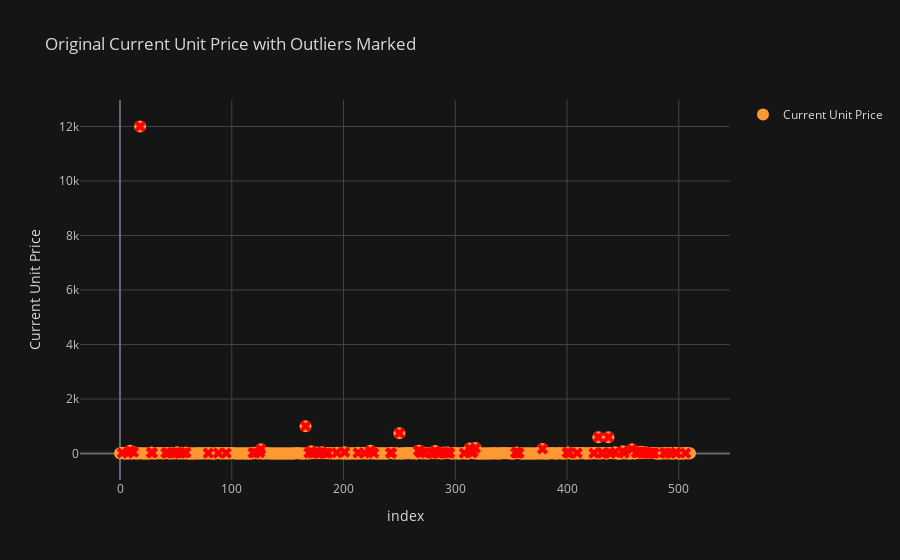
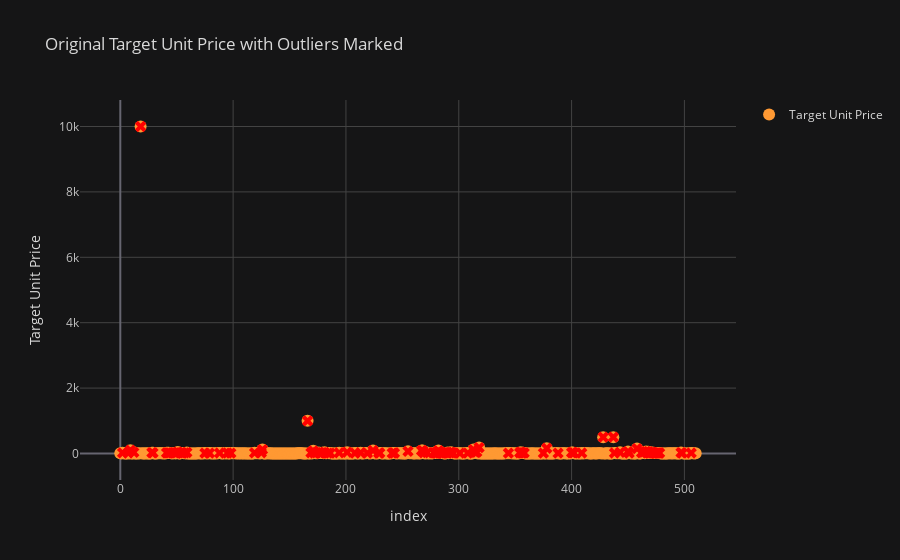

Notebook cell for these charts, in order:
### Code cell
# get dictionary of plots
IQR_plotting_dict_REQUESTS = outlier_plot(data=requests_df,
                                          detected_outlier_vars=IQR_outlier_dict_REQUESTS)
# ...and then plot for visual confirmation
for ky in IQR_plotting_dict_REQUESTS.keys():
    IQR_plotting_dict_REQUESTS[ky].show()

### Figure 1 — Plotly figure (JSON) as saved in the notebook; plotly's stock layout.template omitted (floating-point values rounded to 4 significant figures; data arrays with more than 128 entries replaced by an {"elided": "..."} marker saying what was removed)
{"data": [{"line": {"color": "rgba(255, 153, 51, 1.0)", "dash": "solid", "shape": "linear", "width": 1.3}, "marker": {"size": 12, "symbol": "circle"}, "mode": "markers", "name": "Current Unit Price", "text": "", "type": "scatter", "x": {"elided": "511 int values"}, "y": {"elided": "511 float values"}}, {"marker": {"color": "red", "size": 10, "symbol": "x"}, "mode": "markers", "name": "idx 2", "showlegend": false, "type": "scatter", "x": [2], "y": [25]}, {"marker": {"color": "red", "size": 10, "symbol": "x"}, "mode": "markers", "name": "idx 7", "showlegend": false, "type": "scatter", "x": [7], "y": [14.77]}, {"marker": {"color": "red", "size": 10, "symbol": "x"}, "mode": "markers", "name": "idx 9", "showlegend": false, "type": "scatter", "x": [9], "y": [99]}, {"marker": {"color": "red", "size": 10, "symbol": "x"}, "mode": "markers", "name": "idx 12", "showlegend": false, "type": "scatter", "x": [12], "y": [48]}, {"marker": {"color": "red", "size": 10, "symbol": "x"}, "mode": "markers", "name": "idx 18", "showlegend": false, "type": "scatter", "x": [18], "y": [12000]}, {"marker": {"color": "red", "size": 10, "symbol": "x"}, "mode": "markers", "name": "idx 28", "showlegend": false, "type": "scatter", "x": [28], "y": [35]}, {"marker": {"color": "red", "size": 10, "symbol": "x"}, "mode": "markers", "name": "idx 29", "showlegend": false, "type": "scatter", "x": [29], "y": [21]}, {"marker": {"color": "red", "size": 10, "symbol": "x"}, "mode": "markers", "name": "idx 41", "showlegend": false, "type": "scatter", "x": [41], "y": [20]}, {"marker": {"color": "red", "size": 10, "symbol": "x"}, "mode": "markers", "name": "idx 42", "showlegend": false, "type": "scatter", "x": [42], "y": [20]}, {"marker": {"color": "red", "size": 10, "symbol": "x"}, "mode": "markers", "name": "idx 43", "showlegend": false, "type": "scatter", "x": [43], "y": [20]}, {"marker": {"color": "red", "size": 10, "symbol": "x"}, "mode": "markers", "name": "idx 48", "showlegend": false, "type": "scatter", "x": [48], "y": [16.85]}, {"marker": {"color": "red", "size": 10, "symbol": "x"}, "mode": "markers", "name": "idx 50", "showlegend": false, "type": "scatter", "x": [50], "y": [20.74]}, {"marker": {"color": "red", "size": 10, "symbol": "x"}, "mode": "markers", "name": "idx 51", "showlegend": false, "type": "scatter", "x": [51], "y": [42.94]}, {"marker": {"color": "red", "size": 10, "symbol": "x"}, "mode": "markers", "name": "idx 54", "showlegend": false, "type": "scatter", "x": [54], "y": [16.85]}, {"marker": {"color": "red", "size": 10, "symbol": "x"}, "mode": "markers", "name": "idx 57", "showlegend": false, "type": "scatter", "x": [57], "y": [22.19]}, {"marker": {"color": "red", "size": 10, "symbol": "x"}, "mode": "markers", "name": "idx 59", "showlegend": false, "type": "scatter", "x": [59], "y": [33.5]}, {"marker": {"color": "red", "size": 10, "symbol": "x"}, "mode": "markers", "name": "idx 79", "showlegend": false, "type": "scatter", "x": [79], "y": [15.38]}, {"marker": {"color": "red", "size": 10, "symbol": "x"}, "mode": "markers", "name": "idx 88", "showlegend": false, "type": "scatter", "x": [88], "y": [15.82]}, {"marker": {"color": "red", "size": 10, "symbol": "x"}, "mode": "markers", "name": "idx 95", "showlegend": false, "type": "scatter", "x": [95], "y": [15.38]}, {"marker": {"color": "red", "size": 10, "symbol": "x"}, "mode": "markers", "name": "idx 119", "showlegend": false, "type": "scatter", "x": [119], "y": [25]}, {"marker": {"color": "red", "size": 10, "symbol": "x"}, "mode": "markers", "name": "idx 121", "showlegend": false, "type": "scatter", "x": [121], "y": [20]}, {"marker": {"color": "red", "size": 10, "symbol": "x"}, "mode": "markers", "name": "idx 125", "showlegend": false, "type": "scatter", "x": [125], "y": [29.9]}, {"marker": {"color": "red", "size": 10, "symbol": "x"}, "mode": "markers", "name": "idx 126", "showlegend": false, "type": "scatter", "x": [126], "y": [160]}, {"marker": {"color": "red", "size": 10, "symbol": "x"}, "mode": "markers", "name": "idx 166", "showlegend": false, "type": "scatter", "x": [166], "y": [1000]}, {"marker": {"color": "red", "size": 10, "symbol": "x"}, "mode": "markers", "name": "idx 169", "showlegend": false, "type": "scatter", "x": [169], "y": [22.75]}, {"marker": {"color": "red", "size": 10, "symbol": "x"}, "mode": "markers", "name": "idx 171", "showlegend": false, "type": "scatter", "x": [171], "y": [82]}, {"marker": {"color": "red", "size": 10, "symbol": "x"}, "mode": "markers", "name": "idx 172", "showlegend": false, "type": "scatter", "x": [172], "y": [13.98]}, {"marker": {"color": "red", "size": 10, "symbol": "x"}, "mode": "markers", "name": "idx 176", "showlegend": false, "type": "scatter", "x": [176], "y": [34.33]}, {"marker": {"color": "red", "size": 10, "symbol": "x"}, "mode": "markers", "name": "idx 177", "showlegend": false, "type": "scatter", "x": [177], "y": [15.5]}, {"marker": {"color": "red", "size": 10, "symbol": "x"}, "mode": "markers", "name": "idx 178", "showlegend": false, "type": "scatter", "x": [178], "y": [13.24]}, {"marker": {"color": "red", "size": 10, "symbol": "x"}, "mode": "markers", "name": "idx 179", "showlegend": false, "type": "scatter", "x": [179], "y": [24.8]}, {"marker": {"color": "red", "size": 10, "symbol": "x"}, "mode": "markers", "name": "idx 181", "showlegend": false, "type": "scatter", "x": [181], "y": [48]}, {"marker": {"color": "red", "size": 10, "symbol": "x"}, "mode": "markers", "name": "idx 184", "showlegend": false, "type": "scatter", "x": [184], "y": [16.7]}, {"marker": {"color": "red", "size": 10, "symbol": "x"}, "mode": "markers", "name": "idx 186", "showlegend": false, "type": "scatter", "x": [186], "y": [14]}, {"marker": {"color": "red", "size": 10, "symbol": "x"}, "mode": "markers", "name": "idx 194", "showlegend": false, "type": "scatter", "x": [194], "y": [27]}, {"marker": {"color": "red", "size": 10, "symbol": "x"}, "mode": "markers", "name": "idx 201", "showlegend": false, "type": "scatter", "x": [201], "y": [49]}, {"marker": {"color": "red", "size": 10, "symbol": "x"}, "mode": "markers", "name": "idx 213", "showlegend": false, "type": "scatter", "x": [213], "y": [22.99]}, {"marker": {"color": "red", "size": 10, "symbol": "x"}, "mode": "markers", "name": "idx 219", "showlegend": false, "type": "scatter", "x": [219], "y": [14.26]}, {"marker": {"color": "red", "size": 10, "symbol": "x"}, "mode": "markers", "name": "idx 224", "showlegend": false, "type": "scatter", "x": [224], "y": [100]}, {"marker": {"color": "red", "size": 10, "symbol": "x"}, "mode": "markers", "name": "idx 227", "showlegend": false, "type": "scatter", "x": [227], "y": [20]}, {"marker": {"color": "red", "size": 10, "symbol": "x"}, "mode": "markers", "name": "idx 242", "showlegend": false, "type": "scatter", "x": [242], "y": [20]}, {"marker": {"color": "red", "size": 10, "symbol": "x"}, "mode": "markers", "name": "idx 243", "showlegend": false, "type": "scatter", "x": [243], "y": [17.25]}, {"marker": {"color": "red", "size": 10, "symbol": "x"}, "mode": "markers", "name": "idx 250", "showlegend": false, "type": "scatter", "x": [250], "y": [747]}, {"marker": {"color": "red", "size": 10, "symbol": "x"}, "mode": "markers", "name": "idx 267", "showlegend": false, "type": "scatter", "x": [267], "y": [100]}, {"marker": {"color": "red", "size": 10, "symbol": "x"}, "mode": "markers", "name": "idx 268", "showlegend": false, "type": "scatter", "x": [268], "y": [100]}, {"marker": {"color": "red", "size": 10, "symbol": "x"}, "mode": "markers", "name": "idx 269", "showlegend": false, "type": "scatter", "x": [269], "y": [24]}, {"marker": {"color": "red", "size": 10, "symbol": "x"}, "mode": "markers", "name": "idx 272", "showlegend": false, "type": "scatter", "x": [272], "y": [31]}, {"marker": {"color": "red", "size": 10, "symbol": "x"}, "mode": "markers", "name": "idx 278", "showlegend": false, "type": "scatter", "x": [278], "y": [22.17]}, {"marker": {"color": "red", "size": 10, "symbol": "x"}, "mode": "markers", "name": "idx 279", "showlegend": false, "type": "scatter", "x": [279], "y": [18.7]}, {"marker": {"color": "red", "size": 10, "symbol": "x"}, "mode": "markers", "name": "idx 280", "showlegend": false, "type": "scatter", "x": [280], "y": [13.22]}, {"marker": {"color": "red", "size": 10, "symbol": "x"}, "mode": "markers", "name": "idx 281", "showlegend": false, "type": "scatter", "x": [281], "y": [15.63]}, {"marker": {"color": "red", "size": 10, "symbol": "x"}, "mode": "markers", "name": "idx 282", "showlegend": false, "type": "scatter", "x": [282], "y": [90]}, {"marker": {"color": "red", "size": 10, "symbol": "x"}, "mode": "markers", "name": "idx 284", "showlegend": false, "type": "scatter", "x": [284], "y": [20]}, {"marker": {"color": "red", "size": 10, "symbol": "x"}, "mode": "markers", "name": "idx 285", "showlegend": false, "type": "scatter", "x": [285], "y": [16]}, {"marker": {"color": "red", "size": 10, "symbol": "x"}, "mode": "markers", "name": "idx 286", "showlegend": false, "type": "scatter", "x": [286], "y": [18.5]}, {"marker": {"color": "red", "size": 10, "symbol": "x"}, "mode": "markers", "name": "idx 290", "showlegend": false, "type": "scatter", "x": [290], "y": [35]}, {"marker": {"color": "red", "size": 10, "symbol": "x"}, "mode": "markers", "name": "idx 292", "showlegend": false, "type": "scatter", "x": [292], "y": [25]}, {"marker": {"color": "red", "size": 10, "symbol": "x"}, "mode": "markers", "name": "idx 293", "showlegend": false, "type": "scatter", "x": [293], "y": [40]}, {"marker": {"color": "red", "size": 10, "symbol": "x"}, "mode": "markers", "name": "idx 294", "showlegend": false, "type": "scatter", "x": [294], "y": [24]}, {"marker": {"color": "red", "size": 10, "symbol": "x"}, "mode": "markers", "name": "idx 295", "showlegend": false, "type": "scatter", "x": [295], "y": [20]}, {"marker": {"color": "red", "size": 10, "symbol": "x"}, "mode": "markers", "name": "idx 308", "showlegend": false, "type": "scatter", "x": [308], "y": [15]}, {"marker": {"color": "red", "size": 10, "symbol": "x"}, "mode": "markers", "name": "idx 313", "showlegend": false, "type": "scatter", "x": [313], "y": [183]}, {"marker": {"color": "red", "size": 10, "symbol": "x"}, "mode": "markers", "name": "idx 314", "showlegend": false, "type": "scatter", "x": [314], "y": [60]}, {"marker": {"color": "red", "size": 10, "symbol": "x"}, "mode": "markers", "name": "idx 315", "showlegend": false, "type": "scatter", "x": [315], "y": [36.4]}, {"marker": {"color": "red", "size": 10, "symbol": "x"}, "mode": "markers", "name": "idx 316", "showlegend": false, "type": "scatter", "x": [316], "y": [49.56]}, {"marker": {"color": "red", "size": 10, "symbol": "x"}, "mode": "markers", "name": "idx 318", "showlegend": false, "type": "scatter", "x": [318], "y": [200]}, {"marker": {"color": "red", "size": 10, "symbol": "x"}, "mode": "markers", "name": "idx 354", "showlegend": false, "type": "scatter", "x": [354], "y": [24]}, {"marker": {"color": "red", "size": 10, "symbol": "x"}, "mode": "markers", "name": "idx 355", "showlegend": false, "type": "scatter", "x": [355], "y": [40]}, {"marker": {"color": "red", "size": 10, "symbol": "x"}, "mode": "markers", "name": "idx 356", "showlegend": false, "type": "scatter", "x": [356], "y": [16]}, {"marker": {"color": "red", "size": 10, "symbol": "x"}, "mode": "markers", "name": "idx 357", "showlegend": false, "type": "scatter", "x": [357], "y": [20]}, {"marker": {"color": "red", "size": 10, "symbol": "x"}, "mode": "markers", "name": "idx 378", "showlegend": false, "type": "scatter", "x": [378], "y": [168.8]}, {"marker": {"color": "red", "size": 10, "symbol": "x"}, "mode": "markers", "name": "idx 400", "showlegend": false, "type": "scatter", "x": [400], "y": [30.4]}, {"marker": {"color": "red", "size": 10, "symbol": "x"}, "mode": "markers", "name": "idx 401", "showlegend": false, "type": "scatter", "x": [401], "y": [32.57]}, {"marker": {"color": "red", "size": 10, "symbol": "x"}, "mode": "markers", "name": "idx 402", "showlegend": false, "type": "scatter", "x": [402], "y": [18]}, {"marker": {"color": "red", "size": 10, "symbol": "x"}, "mode": "markers", "name": "idx 409", "showlegend": false, "type": "scatter", "x": [409], "y": [18]}, {"marker": {"color": "red", "size": 10, "symbol": "x"}, "mode": "markers", "name": "idx 424", "showlegend": false, "type": "scatter", "x": [424], "y": [15]}, {"marker": {"color": "red", "size": 10, "symbol": "x"}, "mode": "markers", "name": "idx 428", "showlegend": false, "type": "scatter", "x": [428], "y": [600]}, {"marker": {"color": "red", "size": 10, "symbol": "x"}, "mode": "markers", "name": "idx 431", "showlegend": false, "type": "scatter", "x": [431], "y": [14]}, {"marker": {"color": "red", "size": 10, "symbol": "x"}, "mode": "markers", "name": "idx 432", "showlegend": false, "type": "scatter", "x": [432], "y": [15.09]}, {"marker": {"color": "red", "size": 10, "symbol": "x"}, "mode": "markers", "name": "idx 437", "showlegend": false, "type": "scatter", "x": [437], "y": [600]}, {"marker": {"color": "red", "size": 10, "symbol": "x"}, "mode": "markers", "name": "idx 438", "showlegend": false, "type": "scatter", "x": [438], "y": [19.99]}, {"marker": {"color": "red", "size": 10, "symbol": "x"}, "mode": "markers", "name": "idx 439", "showlegend": false, "type": "scatter", "x": [439], "y": [16]}, {"marker": {"color": "red", "size": 10, "symbol": "x"}, "mode": "markers", "name": "idx 443", "showlegend": false, "type": "scatter", "x": [443], "y": [41.95]}, {"marker": {"color": "red", "size": 10, "symbol": "x"}, "mode": "markers", "name": "idx 450", "showlegend": false, "type": "scatter", "x": [450], "y": [79]}, {"marker": {"color": "red", "size": 10, "symbol": "x"}, "mode": "markers", "name": "idx 451", "showlegend": false, "type": "scatter", "x": [451], "y": [14]}, {"marker": {"color": "red", "size": 10, "symbol": "x"}, "mode": "markers", "name": "idx 458", "showlegend": false, "type": "scatter", "x": [458], "y": [160]}, {"marker": {"color": "red", "size": 10, "symbol": "x"}, "mode": "markers", "name": "idx 462", "showlegend": false, "type": "scatter", "x": [462], "y": [27]}, {"marker": {"color": "red", "size": 10, "symbol": "x"}, "mode": "markers", "name": "idx 463", "showlegend": false, "type": "scatter", "x": [463], "y": [38]}, {"marker": {"color": "red", "size": 10, "symbol": "x"}, "mode": "markers", "name": "idx 464", "showlegend": false, "type": "scatter", "x": [464], "y": [40]}, {"marker": {"color": "red", "size": 10, "symbol": "x"}, "mode": "markers", "name": "idx 466", "showlegend": false, "type": "scatter", "x": [466], "y": [61]}, {"marker": {"color": "red", "size": 10, "symbol": "x"}, "mode": "markers", "name": "idx 467", "showlegend": false, "type": "scatter", "x": [467], "y": [17]}, {"marker": {"color": "red", "size": 10, "symbol": "x"}, "mode": "markers", "name": "idx 468", "showlegend": false, "type": "scatter", "x": [468], "y": [56]}, {"marker": {"color": "red", "size": 10, "symbol": "x"}, "mode": "markers", "name": "idx 469", "showlegend": false, "type": "scatter", "x": [469], "y": [13.22]}, {"marker": {"color": "red", "size": 10, "symbol": "x"}, "mode": "markers", "name": "idx 470", "showlegend": false, "type": "scatter", "x": [470], "y": [20]}, {"marker": {"color": "red", "size": 10, "symbol": "x"}, "mode": "markers", "name": "idx 471", "showlegend": false, "type": "scatter", "x": [471], "y": [40]}, {"marker": {"color": "red", "size": 10, "symbol": "x"}, "mode": "markers", "name": "idx 472", "showlegend": false, "type": "scatter", "x": [472], "y": [16.99]}, {"marker": {"color": "red", "size": 10, "symbol": "x"}, "mode": "markers", "name": "idx 473", "showlegend": false, "type": "scatter", "x": [473], "y": [18.7]}, {"marker": {"color": "red", "size": 10, "symbol": "x"}, "mode": "markers", "name": "idx 475", "showlegend": false, "type": "scatter", "x": [475], "y": [16]}, {"marker": {"color": "red", "size": 10, "symbol": "x"}, "mode": "markers", "name": "idx 476", "showlegend": false, "type": "scatter", "x": [476], "y": [22.8]}, {"marker": {"color": "red", "size": 10, "symbol": "x"}, "mode": "markers", "name": "idx 477", "showlegend": false, "type": "scatter", "x": [477], "y": [16.37]}, {"marker": {"color": "red", "size": 10, "symbol": "x"}, "mode": "markers", "name": "idx 478", "showlegend": false, "type": "scatter", "x": [478], "y": [16]}, {"marker": {"color": "red", "size": 10, "symbol": "x"}, "mode": "markers", "name": "idx 487", "showlegend": false, "type": "scatter", "x": [487], "y": [22]}, {"marker": {"color": "red", "size": 10, "symbol": "x"}, "mode": "markers", "name": "idx 489", "showlegend": false, "type": "scatter", "x": [489], "y": [14]}, {"marker": {"color": "red", "size": 10, "symbol": "x"}, "mode": "markers", "name": "idx 492", "showlegend": false, "type": "scatter", "x": [492], "y": [15]}, {"marker": {"color": "red", "size": 10, "symbol": "x"}, "mode": "markers", "name": "idx 497", "showlegend": false, "type": "scatter", "x": [497], "y": [31.5]}, {"marker": {"color": "red", "size": 10, "symbol": "x"}, "mode": "markers", "name": "idx 498", "showlegend": false, "type": "scatter", "x": [498], "y": [15]}, {"marker": {"color": "red", "size": 10, "symbol": "x"}, "mode": "markers", "name": "idx 506", "showlegend": false, "type": "scatter", "x": [506], "y": [16.6]}], "layout": {"autosize": true, "legend": {"bgcolor": "#151516", "font": {"color": "#D9D9D9"}}, "paper_bgcolor": "#151516", "plot_bgcolor": "#151516", "title": {"font": {"color": "#D9D9D9"}, "text": "Original Current Unit Price with Outliers Marked"}, "xaxis": {"autorange": true, "gridcolor": "#434343", "range": [-36.54, 546.5], "showgrid": true, "tickfont": {"color": "#C2C2C2"}, "title": {"font": {"color": "#D9D9D9"}, "text": "index"}, "type": "linear", "zerolinecolor": "#666570"}, "yaxis": {"autorange": true, "gridcolor": "#434343", "range": [-1347.0, 13350.0], "showgrid": true, "tickfont": {"color": "#C2C2C2"}, "title": {"font": {"color": "#D9D9D9"}, "text": "Current Unit Price"}, "type": "linear", "zerolinecolor": "#666570"}}}

### Figure 2 — Plotly figure (JSON) as saved in the notebook; plotly's stock layout.template omitted (floating-point values rounded to 4 significant figures; data arrays with more than 128 entries replaced by an {"elided": "..."} marker saying what was removed)
{"data": [{"line": {"color": "rgba(255, 153, 51, 1.0)", "dash": "solid", "shape": "linear", "width": 1.3}, "marker": {"size": 12, "symbol": "circle"}, "mode": "markers", "name": "Target Unit Price", "text": "", "type": "scatter", "x": {"elided": "511 int values"}, "y": {"elided": "511 float values"}}, {"marker": {"color": "red", "size": 10, "symbol": "x"}, "mode": "markers", "name": "idx 2", "showlegend": false, "type": "scatter", "x": [2], "y": [20]}, {"marker": {"color": "red", "size": 10, "symbol": "x"}, "mode": "markers", "name": "idx 7", "showlegend": false, "type": "scatter", "x": [7], "y": [14.77]}, {"marker": {"color": "red", "size": 10, "symbol": "x"}, "mode": "markers", "name": "idx 9", "showlegend": false, "type": "scatter", "x": [9], "y": [99]}, {"marker": {"color": "red", "size": 10, "symbol": "x"}, "mode": "markers", "name": "idx 12", "showlegend": false, "type": "scatter", "x": [12], "y": [35]}, {"marker": {"color": "red", "size": 10, "symbol": "x"}, "mode": "markers", "name": "idx 18", "showlegend": false, "type": "scatter", "x": [18], "y": [10000]}, {"marker": {"color": "red", "size": 10, "symbol": "x"}, "mode": "markers", "name": "idx 28", "showlegend": false, "type": "scatter", "x": [28], "y": [25]}, {"marker": {"color": "red", "size": 10, "symbol": "x"}, "mode": "markers", "name": "idx 29", "showlegend": false, "type": "scatter", "x": [29], "y": [21]}, {"marker": {"color": "red", "size": 10, "symbol": "x"}, "mode": "markers", "name": "idx 41", "showlegend": false, "type": "scatter", "x": [41], "y": [20]}, {"marker": {"color": "red", "size": 10, "symbol": "x"}, "mode": "markers", "name": "idx 42", "showlegend": false, "type": "scatter", "x": [42], "y": [20]}, {"marker": {"color": "red", "size": 10, "symbol": "x"}, "mode": "markers", "name": "idx 43", "showlegend": false, "type": "scatter", "x": [43], "y": [20]}, {"marker": {"color": "red", "size": 10, "symbol": "x"}, "mode": "markers", "name": "idx 44", "showlegend": false, "type": "scatter", "x": [44], "y": [16.67]}, {"marker": {"color": "red", "size": 10, "symbol": "x"}, "mode": "markers", "name": "idx 48", "showlegend": false, "type": "scatter", "x": [48], "y": [16.85]}, {"marker": {"color": "red", "size": 10, "symbol": "x"}, "mode": "markers", "name": "idx 50", "showlegend": false, "type": "scatter", "x": [50], "y": [20.74]}, {"marker": {"color": "red", "size": 10, "symbol": "x"}, "mode": "markers", "name": "idx 51", "showlegend": false, "type": "scatter", "x": [51], "y": [42.94]}, {"marker": {"color": "red", "size": 10, "symbol": "x"}, "mode": "markers", "name": "idx 54", "showlegend": false, "type": "scatter", "x": [54], "y": [16.85]}, {"marker": {"color": "red", "size": 10, "symbol": "x"}, "mode": "markers", "name": "idx 55", "showlegend": false, "type": "scatter", "x": [55], "y": [11.5]}, {"marker": {"color": "red", "size": 10, "symbol": "x"}, "mode": "markers", "name": "idx 57", "showlegend": false, "type": "scatter", "x": [57], "y": [19]}, {"marker": {"color": "red", "size": 10, "symbol": "x"}, "mode": "markers", "name": "idx 59", "showlegend": false, "type": "scatter", "x": [59], "y": [30]}, {"marker": {"color": "red", "size": 10, "symbol": "x"}, "mode": "markers", "name": "idx 75", "showlegend": false, "type": "scatter", "x": [75], "y": [12.49]}, {"marker": {"color": "red", "size": 10, "symbol": "x"}, "mode": "markers", "name": "idx 79", "showlegend": false, "type": "scatter", "x": [79], "y": [12]}, {"marker": {"color": "red", "size": 10, "symbol": "x"}, "mode": "markers", "name": "idx 88", "showlegend": false, "type": "scatter", "x": [88], "y": [15.82]}, {"marker": {"color": "red", "size": 10, "symbol": "x"}, "mode": "markers", "name": "idx 95", "showlegend": false, "type": "scatter", "x": [95], "y": [15.38]}, {"marker": {"color": "red", "size": 10, "symbol": "x"}, "mode": "markers", "name": "idx 98", "showlegend": false, "type": "scatter", "x": [98], "y": [12.49]}, {"marker": {"color": "red", "size": 10, "symbol": "x"}, "mode": "markers", "name": "idx 119", "showlegend": false, "type": "scatter", "x": [119], "y": [20]}, {"marker": {"color": "red", "size": 10, "symbol": "x"}, "mode": "markers", "name": "idx 125", "showlegend": false, "type": "scatter", "x": [125], "y": [24]}, {"marker": {"color": "red", "size": 10, "symbol": "x"}, "mode": "markers", "name": "idx 126", "showlegend": false, "type": "scatter", "x": [126], "y": [120]}, {"marker": {"color": "red", "size": 10, "symbol": "x"}, "mode": "markers", "name": "idx 166", "showlegend": false, "type": "scatter", "x": [166], "y": [1000]}, {"marker": {"color": "red", "size": 10, "symbol": "x"}, "mode": "markers", "name": "idx 169", "showlegend": false, "type": "scatter", "x": [169], "y": [22.75]}, {"marker": {"color": "red", "size": 10, "symbol": "x"}, "mode": "markers", "name": "idx 171", "showlegend": false, "type": "scatter", "x": [171], "y": [82]}, {"marker": {"color": "red", "size": 10, "symbol": "x"}, "mode": "markers", "name": "idx 172", "showlegend": false, "type": "scatter", "x": [172], "y": [13.98]}, {"marker": {"color": "red", "size": 10, "symbol": "x"}, "mode": "markers", "name": "idx 176", "showlegend": false, "type": "scatter", "x": [176], "y": [34.33]}, {"marker": {"color": "red", "size": 10, "symbol": "x"}, "mode": "markers", "name": "idx 177", "showlegend": false, "type": "scatter", "x": [177], "y": [15.5]}, {"marker": {"color": "red", "size": 10, "symbol": "x"}, "mode": "markers", "name": "idx 178", "showlegend": false, "type": "scatter", "x": [178], "y": [13.24]}, {"marker": {"color": "red", "size": 10, "symbol": "x"}, "mode": "markers", "name": "idx 179", "showlegend": false, "type": "scatter", "x": [179], "y": [24.8]}, {"marker": {"color": "red", "size": 10, "symbol": "x"}, "mode": "markers", "name": "idx 181", "showlegend": false, "type": "scatter", "x": [181], "y": [35]}, {"marker": {"color": "red", "size": 10, "symbol": "x"}, "mode": "markers", "name": "idx 184", "showlegend": false, "type": "scatter", "x": [184], "y": [12]}, {"marker": {"color": "red", "size": 10, "symbol": "x"}, "mode": "markers", "name": "idx 186", "showlegend": false, "type": "scatter", "x": [186], "y": [12]}, {"marker": {"color": "red", "size": 10, "symbol": "x"}, "mode": "markers", "name": "idx 194", "showlegend": false, "type": "scatter", "x": [194], "y": [22]}, {"marker": {"color": "red", "size": 10, "symbol": "x"}, "mode": "markers", "name": "idx 201", "showlegend": false, "type": "scatter", "x": [201], "y": [39]}, {"marker": {"color": "red", "size": 10, "symbol": "x"}, "mode": "markers", "name": "idx 208", "showlegend": false, "type": "scatter", "x": [208], "y": [12]}, {"marker": {"color": "red", "size": 10, "symbol": "x"}, "mode": "markers", "name": "idx 213", "showlegend": false, "type": "scatter", "x": [213], "y": [22.99]}, {"marker": {"color": "red", "size": 10, "symbol": "x"}, "mode": "markers", "name": "idx 219", "showlegend": false, "type": "scatter", "x": [219], "y": [12]}, {"marker": {"color": "red", "size": 10, "symbol": "x"}, "mode": "markers", "name": "idx 224", "showlegend": false, "type": "scatter", "x": [224], "y": [92]}, {"marker": {"color": "red", "size": 10, "symbol": "x"}, "mode": "markers", "name": "idx 229", "showlegend": false, "type": "scatter", "x": [229], "y": [14]}, {"marker": {"color": "red", "size": 10, "symbol": "x"}, "mode": "markers", "name": "idx 230", "showlegend": false, "type": "scatter", "x": [230], "y": [15]}, {"marker": {"color": "red", "size": 10, "symbol": "x"}, "mode": "markers", "name": "idx 241", "showlegend": false, "type": "scatter", "x": [241], "y": [11.3]}, {"marker": {"color": "red", "size": 10, "symbol": "x"}, "mode": "markers", "name": "idx 242", "showlegend": false, "type": "scatter", "x": [242], "y": [17]}, {"marker": {"color": "red", "size": 10, "symbol": "x"}, "mode": "markers", "name": "idx 243", "showlegend": false, "type": "scatter", "x": [243], "y": [15]}, {"marker": {"color": "red", "size": 10, "symbol": "x"}, "mode": "markers", "name": "idx 255", "showlegend": false, "type": "scatter", "x": [255], "y": [65]}, {"marker": {"color": "red", "size": 10, "symbol": "x"}, "mode": "markers", "name": "idx 267", "showlegend": false, "type": "scatter", "x": [267], "y": [90]}, {"marker": {"color": "red", "size": 10, "symbol": "x"}, "mode": "markers", "name": "idx 268", "showlegend": false, "type": "scatter", "x": [268], "y": [90]}, {"marker": {"color": "red", "size": 10, "symbol": "x"}, "mode": "markers", "name": "idx 269", "showlegend": false, "type": "scatter", "x": [269], "y": [22]}, {"marker": {"color": "red", "size": 10, "symbol": "x"}, "mode": "markers", "name": "idx 272", "showlegend": false, "type": "scatter", "x": [272], "y": [29]}, {"marker": {"color": "red", "size": 10, "symbol": "x"}, "mode": "markers", "name": "idx 278", "showlegend": false, "type": "scatter", "x": [278], "y": [22]}, {"marker": {"color": "red", "size": 10, "symbol": "x"}, "mode": "markers", "name": "idx 279", "showlegend": false, "type": "scatter", "x": [279], "y": [19]}, {"marker": {"color": "red", "size": 10, "symbol": "x"}, "mode": "markers", "name": "idx 280", "showlegend": false, "type": "scatter", "x": [280], "y": [14]}, {"marker": {"color": "red", "size": 10, "symbol": "x"}, "mode": "markers", "name": "idx 281", "showlegend": false, "type": "scatter", "x": [281], "y": [15.63]}, {"marker": {"color": "red", "size": 10, "symbol": "x"}, "mode": "markers", "name": "idx 282", "showlegend": false, "type": "scatter", "x": [282], "y": [90]}, {"marker": {"color": "red", "size": 10, "symbol": "x"}, "mode": "markers", "name": "idx 283", "showlegend": false, "type": "scatter", "x": [283], "y": [20]}, {"marker": {"color": "red", "size": 10, "symbol": "x"}, "mode": "markers", "name": "idx 284", "showlegend": false, "type": "scatter", "x": [284], "y": [20]}, {"marker": {"color": "red", "size": 10, "symbol": "x"}, "mode": "markers", "name": "idx 285", "showlegend": false, "type": "scatter", "x": [285], "y": [16]}, {"marker": {"color": "red", "size": 10, "symbol": "x"}, "mode": "markers", "name": "idx 286", "showlegend": false, "type": "scatter", "x": [286], "y": [13.5]}, {"marker": {"color": "red", "size": 10, "symbol": "x"}, "mode": "markers", "name": "idx 290", "showlegend": false, "type": "scatter", "x": [290], "y": [30]}, {"marker": {"color": "red", "size": 10, "symbol": "x"}, "mode": "markers", "name": "idx 292", "showlegend": false, "type": "scatter", "x": [292], "y": [23]}, {"marker": {"color": "red", "size": 10, "symbol": "x"}, "mode": "markers", "name": "idx 293", "showlegend": false, "type": "scatter", "x": [293], "y": [35]}, {"marker": {"color": "red", "size": 10, "symbol": "x"}, "mode": "markers", "name": "idx 294", "showlegend": false, "type": "scatter", "x": [294], "y": [22]}, {"marker": {"color": "red", "size": 10, "symbol": "x"}, "mode": "markers", "name": "idx 295", "showlegend": false, "type": "scatter", "x": [295], "y": [15]}, {"marker": {"color": "red", "size": 10, "symbol": "x"}, "mode": "markers", "name": "idx 301", "showlegend": false, "type": "scatter", "x": [301], "y": [11.3]}, {"marker": {"color": "red", "size": 10, "symbol": "x"}, "mode": "markers", "name": "idx 308", "showlegend": false, "type": "scatter", "x": [308], "y": [12.5]}, {"marker": {"color": "red", "size": 10, "symbol": "x"}, "mode": "markers", "name": "idx 313", "showlegend": false, "type": "scatter", "x": [313], "y": [120]}, {"marker": {"color": "red", "size": 10, "symbol": "x"}, "mode": "markers", "name": "idx 314", "showlegend": false, "type": "scatter", "x": [314], "y": [50]}, {"marker": {"color": "red", "size": 10, "symbol": "x"}, "mode": "markers", "name": "idx 315", "showlegend": false, "type": "scatter", "x": [315], "y": [34]}, {"marker": {"color": "red", "size": 10, "symbol": "x"}, "mode": "markers", "name": "idx 316", "showlegend": false, "type": "scatter", "x": [316], "y": [40]}, {"marker": {"color": "red", "size": 10, "symbol": "x"}, "mode": "markers", "name": "idx 318", "showlegend": false, "type": "scatter", "x": [318], "y": [180]}, {"marker": {"color": "red", "size": 10, "symbol": "x"}, "mode": "markers", "name": "idx 344", "showlegend": false, "type": "scatter", "x": [344], "y": [11.3]}, {"marker": {"color": "red", "size": 10, "symbol": "x"}, "mode": "markers", "name": "idx 354", "showlegend": false, "type": "scatter", "x": [354], "y": [24]}, {"marker": {"color": "red", "size": 10, "symbol": "x"}, "mode": "markers", "name": "idx 355", "showlegend": false, "type": "scatter", "x": [355], "y": [40]}, {"marker": {"color": "red", "size": 10, "symbol": "x"}, "mode": "markers", "name": "idx 356", "showlegend": false, "type": "scatter", "x": [356], "y": [16]}, {"marker": {"color": "red", "size": 10, "symbol": "x"}, "mode": "markers", "name": "idx 357", "showlegend": false, "type": "scatter", "x": [357], "y": [20]}, {"marker": {"color": "red", "size": 10, "symbol": "x"}, "mode": "markers", "name": "idx 358", "showlegend": false, "type": "scatter", "x": [358], "y": [18.2]}, {"marker": {"color": "red", "size": 10, "symbol": "x"}, "mode": "markers", "name": "idx 375", "showlegend": false, "type": "scatter", "x": [375], "y": [12.3]}, {"marker": {"color": "red", "size": 10, "symbol": "x"}, "mode": "markers", "name": "idx 378", "showlegend": false, "type": "scatter", "x": [378], "y": [160]}, {"marker": {"color": "red", "size": 10, "symbol": "x"}, "mode": "markers", "name": "idx 388", "showlegend": false, "type": "scatter", "x": [388], "y": [11.3]}, {"marker": {"color": "red", "size": 10, "symbol": "x"}, "mode": "markers", "name": "idx 400", "showlegend": false, "type": "scatter", "x": [400], "y": [28]}, {"marker": {"color": "red", "size": 10, "symbol": "x"}, "mode": "markers", "name": "idx 401", "showlegend": false, "type": "scatter", "x": [401], "y": [30]}, {"marker": {"color": "red", "size": 10, "symbol": "x"}, "mode": "markers", "name": "idx 402", "showlegend": false, "type": "scatter", "x": [402], "y": [16.75]}, {"marker": {"color": "red", "size": 10, "symbol": "x"}, "mode": "markers", "name": "idx 409", "showlegend": false, "type": "scatter", "x": [409], "y": [16]}, {"marker": {"color": "red", "size": 10, "symbol": "x"}, "mode": "markers", "name": "idx 428", "showlegend": false, "type": "scatter", "x": [428], "y": [500]}, {"marker": {"color": "red", "size": 10, "symbol": "x"}, "mode": "markers", "name": "idx 437", "showlegend": false, "type": "scatter", "x": [437], "y": [500]}, {"marker": {"color": "red", "size": 10, "symbol": "x"}, "mode": "markers", "name": "idx 438", "showlegend": false, "type": "scatter", "x": [438], "y": [14.99]}, {"marker": {"color": "red", "size": 10, "symbol": "x"}, "mode": "markers", "name": "idx 443", "showlegend": false, "type": "scatter", "x": [443], "y": [35]}, {"marker": {"color": "red", "size": 10, "symbol": "x"}, "mode": "markers", "name": "idx 450", "showlegend": false, "type": "scatter", "x": [450], "y": [60]}, {"marker": {"color": "red", "size": 10, "symbol": "x"}, "mode": "markers", "name": "idx 451", "showlegend": false, "type": "scatter", "x": [451], "y": [12]}, {"marker": {"color": "red", "size": 10, "symbol": "x"}, "mode": "markers", "name": "idx 458", "showlegend": false, "type": "scatter", "x": [458], "y": [150]}, {"marker": {"color": "red", "size": 10, "symbol": "x"}, "mode": "markers", "name": "idx 462", "showlegend": false, "type": "scatter", "x": [462], "y": [25]}, {"marker": {"color": "red", "size": 10, "symbol": "x"}, "mode": "markers", "name": "idx 463", "showlegend": false, "type": "scatter", "x": [463], "y": [38]}, {"marker": {"color": "red", "size": 10, "symbol": "x"}, "mode": "markers", "name": "idx 464", "showlegend": false, "type": "scatter", "x": [464], "y": [40]}, {"marker": {"color": "red", "size": 10, "symbol": "x"}, "mode": "markers", "name": "idx 466", "showlegend": false, "type": "scatter", "x": [466], "y": [61]}, {"marker": {"color": "red", "size": 10, "symbol": "x"}, "mode": "markers", "name": "idx 467", "showlegend": false, "type": "scatter", "x": [467], "y": [17]}, {"marker": {"color": "red", "size": 10, "symbol": "x"}, "mode": "markers", "name": "idx 468", "showlegend": false, "type": "scatter", "x": [468], "y": [56]}, {"marker": {"color": "red", "size": 10, "symbol": "x"}, "mode": "markers", "name": "idx 469", "showlegend": false, "type": "scatter", "x": [469], "y": [13.22]}, {"marker": {"color": "red", "size": 10, "symbol": "x"}, "mode": "markers", "name": "idx 470", "showlegend": false, "type": "scatter", "x": [470], "y": [20]}, {"marker": {"color": "red", "size": 10, "symbol": "x"}, "mode": "markers", "name": "idx 471", "showlegend": false, "type": "scatter", "x": [471], "y": [40]}, {"marker": {"color": "red", "size": 10, "symbol": "x"}, "mode": "markers", "name": "idx 472", "showlegend": false, "type": "scatter", "x": [472], "y": [16.99]}, {"marker": {"color": "red", "size": 10, "symbol": "x"}, "mode": "markers", "name": "idx 473", "showlegend": false, "type": "scatter", "x": [473], "y": [18.7]}, {"marker": {"color": "red", "size": 10, "symbol": "x"}, "mode": "markers", "name": "idx 474", "showlegend": false, "type": "scatter", "x": [474], "y": [12.7]}, {"marker": {"color": "red", "size": 10, "symbol": "x"}, "mode": "markers", "name": "idx 475", "showlegend": false, "type": "scatter", "x": [475], "y": [16]}, {"marker": {"color": "red", "size": 10, "symbol": "x"}, "mode": "markers", "name": "idx 476", "showlegend": false, "type": "scatter", "x": [476], "y": [18]}, {"marker": {"color": "red", "size": 10, "symbol": "x"}, "mode": "markers", "name": "idx 477", "showlegend": false, "type": "scatter", "x": [477], "y": [16.37]}, {"marker": {"color": "red", "size": 10, "symbol": "x"}, "mode": "markers", "name": "idx 478", "showlegend": false, "type": "scatter", "x": [478], "y": [16]}, {"marker": {"color": "red", "size": 10, "symbol": "x"}, "mode": "markers", "name": "idx 497", "showlegend": false, "type": "scatter", "x": [497], "y": [27]}, {"marker": {"color": "red", "size": 10, "symbol": "x"}, "mode": "markers", "name": "idx 498", "showlegend": false, "type": "scatter", "x": [498], "y": [14]}, {"marker": {"color": "red", "size": 10, "symbol": "x"}, "mode": "markers", "name": "idx 506", "showlegend": false, "type": "scatter", "x": [506], "y": [16]}], "layout": {"autosize": true, "legend": {"bgcolor": "#151516", "font": {"color": "#D9D9D9"}}, "paper_bgcolor": "#151516", "plot_bgcolor": "#151516", "title": {"font": {"color": "#D9D9D9"}, "text": "Original Target Unit Price with Outliers Marked"}, "xaxis": {"autorange": true, "gridcolor": "#434343", "range": [-36.44, 546.4], "showgrid": true, "tickfont": {"color": "#C2C2C2"}, "title": {"font": {"color": "#D9D9D9"}, "text": "index"}, "type": "linear", "zerolinecolor": "#666570"}, "yaxis": {"autorange": true, "gridcolor": "#434343", "range": [-1122.0, 11120.0], "showgrid": true, "tickfont": {"color": "#C2C2C2"}, "title": {"font": {"color": "#D9D9D9"}, "text": "Target Unit Price"}, "type": "linear", "zerolinecolor": "#666570"}}}
